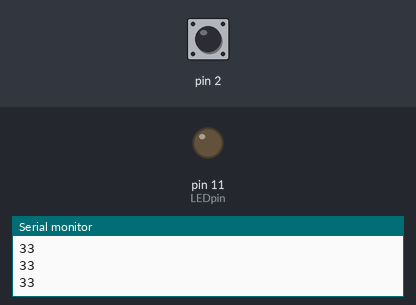
A sketch run on a simulated Arduino Uno, built with avr-gcc and run on an emulated ATmega328P. Shown: output pins drawn as LEDs (lit = HIGH), the last lines printed to the serial monitor. Inputs (shaded band) come from the test bench; at power-on: pin 2 HIGH.

Above: at 1.2 s.
1.3 s: pin 2 pulled LOW for 0.15 s
At 1.37 s:
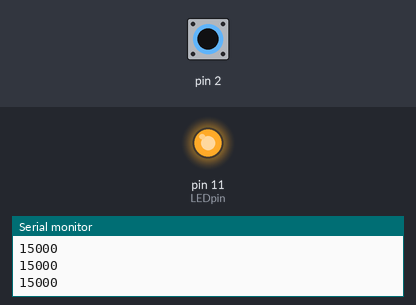
2.9 s: pin 2 pulled LOW for 3.2 s
At 6.9 s:
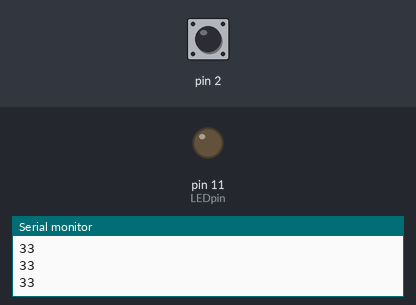
Timing chart, 0 to 8.4 s (numbered marks = the images above; inputs shaded):
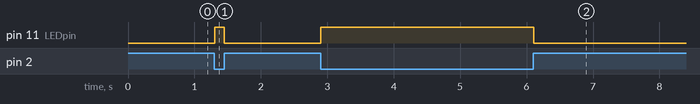

The sketch:

opdr16_arduino.ino
```cpp
#include <CapacitiveSensor.h>
CapacitiveSensor touchSwitch = CapacitiveSensor(4, 2);
int LEDpin = 11;
void setup(){
pinMode(LEDpin, OUTPUT);
Serial.begin(9600);
}
void loop(){
long val = touchSwitch.capacitiveSensor(100);
 if (val > 100) {
 digitalWrite(LEDpin, HIGH);
 } else {
 digitalWrite(LEDpin, LOW);
 }
 Serial.println(val); // print sensor output
}
```

Measured:
- after the input at 1.3 s, pin 11 (LEDpin): LOW → HIGH at once, → LOW 0.14 s later
- after the input at 2.9 s, pin 11 (LEDpin): LOW → HIGH at once, → LOW 3.2 s later
